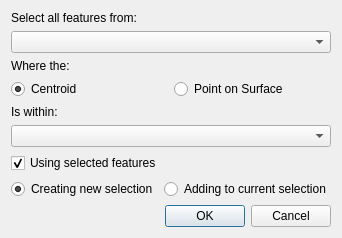
<?xml version="1.0" encoding="UTF-8"?>
<ui version="4.0">
 <class>SelectWithinDialogBase</class>
 <widget class="QDialog" name="SelectWithinDialogBase">
  <property name="geometry">
   <rect>
    <x>0</x>
    <y>0</y>
    <width>312</width>
    <height>231</height>
   </rect>
  </property>
  <property name="windowTitle">
   <string>Select Within</string>
  </property>
  <layout class="QHBoxLayout" name="horizontalLayout">
   <item>
    <layout class="QVBoxLayout" name="verticalLayout">
     <item>
      <widget class="QLabel" name="label">
       <property name="text">
        <string>Select all features from:</string>
       </property>
      </widget>
     </item>
     <item>
      <widget class="QComboBox" name="selectFromCombo"/>
     </item>
     <item>
      <widget class="QLabel" name="label_2">
       <property name="text">
        <string>Where the:</string>
       </property>
      </widget>
     </item>
     <item>
      <layout class="QHBoxLayout" name="horizontalLayout_2">
       <item>
        <widget class="QRadioButton" name="centroidRadioButton">
         <property name="text">
          <string>Centroid</string>
         </property>
         <property name="checked">
          <bool>true</bool>
         </property>
         <attribute name="buttonGroup">
          <string notr="true">buttonGroup</string>
         </attribute>
        </widget>
       </item>
       <item>
        <widget class="QRadioButton" name="pointonsurfaceRadioButton_2">
         <property name="text">
          <string>Point on Surface</string>
         </property>
         <attribute name="buttonGroup">
          <string notr="true">buttonGroup</string>
         </attribute>
        </widget>
       </item>
      </layout>
     </item>
     <item>
      <widget class="QLabel" name="label_3">
       <property name="text">
        <string>Is within:</string>
       </property>
      </widget>
     </item>
     <item>
      <widget class="QComboBox" name="selectWithCombo"/>
     </item>
     <item>
      <widget class="QCheckBox" name="selectedFeaturesCheckbox">
       <property name="text">
        <string>Using selected features</string>
       </property>
       <property name="checked">
        <bool>true</bool>
       </property>
      </widget>
     </item>
     <item>
      <layout class="QHBoxLayout" name="horizontalLayout_3">
       <item>
        <widget class="QRadioButton" name="newSelectionRadioButton">
         <property name="text">
          <string>Creating new selection</string>
         </property>
         <property name="checked">
          <bool>true</bool>
         </property>
         <attribute name="buttonGroup">
          <string notr="true">buttonGroup_2</string>
         </attribute>
        </widget>
       </item>
       <item>
        <widget class="QRadioButton" name="currentSelectionRadioButton">
         <property name="text">
          <string>Adding to current selection</string>
         </property>
         <attribute name="buttonGroup">
          <string notr="true">buttonGroup_2</string>
         </attribute>
        </widget>
       </item>
      </layout>
     </item>
     <item>
      <widget class="QDialogButtonBox" name="button_box">
       <property name="orientation">
        <enum>Qt::Horizontal</enum>
       </property>
       <property name="standardButtons">
        <set>QDialogButtonBox::Cancel|QDialogButtonBox::Ok</set>
       </property>
      </widget>
     </item>
     <item>
      <spacer name="verticalSpacer">
       <property name="orientation">
        <enum>Qt::Vertical</enum>
       </property>
       <property name="sizeHint" stdset="0">
        <size>
         <width>20</width>
         <height>40</height>
        </size>
       </property>
      </spacer>
     </item>
    </layout>
   </item>
  </layout>
 </widget>
 <resources/>
 <connections>
  <connection>
   <sender>button_box</sender>
   <signal>rejected()</signal>
   <receiver>SelectWithinDialogBase</receiver>
   <slot>reject()</slot>
   <hints>
    <hint type="sourcelabel">
     <x>20</x>
     <y>20</y>
    </hint>
    <hint type="destinationlabel">
     <x>20</x>
     <y>20</y>
    </hint>
   </hints>
  </connection>
  <connection>
   <sender>button_box</sender>
   <signal>accepted()</signal>
   <receiver>SelectWithinDialogBase</receiver>
   <slot>accept()</slot>
   <hints>
    <hint type="sourcelabel">
     <x>20</x>
     <y>20</y>
    </hint>
    <hint type="destinationlabel">
     <x>20</x>
     <y>20</y>
    </hint>
   </hints>
  </connection>
 </connections>
 <buttongroups>
  <buttongroup name="buttonGroup"/>
  <buttongroup name="buttonGroup_2"/>
 </buttongroups>
</ui>
